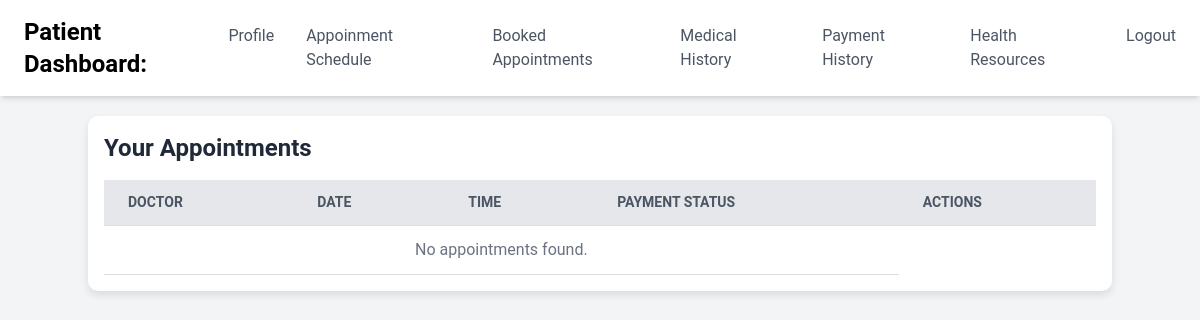
Before: /appointments/5/ (signed in) with the older database file.
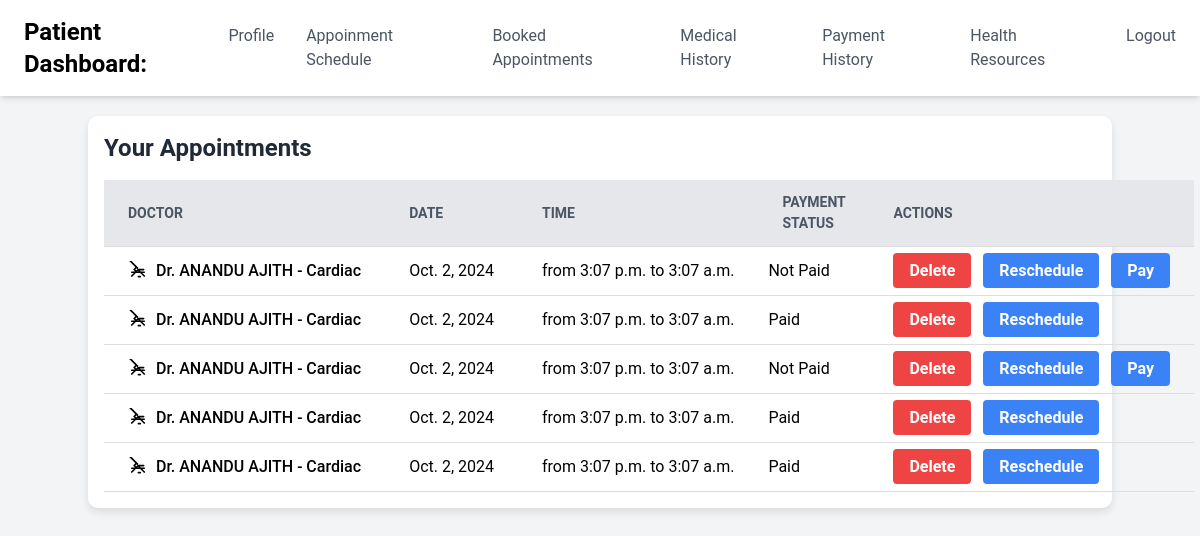
After: the same page with the newer database file.
### e_hospitalityapp/models.py (models this page shows, shortened)
class PatientAppointment(models.Model):
    patient = models.ForeignKey('PatientProfile', on_delete=models.CASCADE)
    appoinment = models.ForeignKey('Appointment', on_delete=models.CASCADE)
    is_payment_done = models.BooleanField(default=False)
    created_at = models.DateTimeField(auto_now_add=True)

class Appointment(models.Model):
    specialization = models.CharField(max_length=100)
    doctor = models.ForeignKey('DoctorProfile', on_delete=models.CASCADE)
    appointment_date = models.DateField()
    appointment_time_from = models.TimeField()
    appointment_time_to = models.TimeField()

class DoctorProfile(models.Model):
    user = models.OneToOneField(User, on_delete=models.CASCADE)
    phone = models.CharField(max_length=15)
    specialization = models.CharField(max_length=100)
    experience = models.PositiveIntegerField()  # for storing years of experience
    license_number = models.CharField(max_length=100, unique=True)
    profile_picture = models.ImageField(upload_to='profile_pictures/', blank=True, null=True)
    date_registered = models.DateTimeField(auto_now_add=True)
    is_approved = models.BooleanField(default=False)
    def __str__(self):
        return f"Dr. {self.user.first_name} {self.user.last_name} - {self.specialization}"

### e_hospitalityapp/views.py (the view)
# urls.py: path('appointments/<int:patient_id>/', views.display_appointments, name='display_appointments'),
def display_appointments(request, patient_id):
    appointments = PatientAppointment.objects.filter(patient_id=patient_id)
    patient_profile = get_object_or_404(PatientProfile, user=request.user)
    return render(request, 'display.html', {'appointments': appointments,
                                            'patient_profile': patient_profile,
                                            })

### templates/display.html (shortened to what this page needs)
{% extends 'patient_view.html' %}
{% block content %}
<div class="container mx-auto p-4">
  <h1 class="text-2xl font-bold text-gray-800 mb-4">Your Appointments</h1>
  <table class="w-full border-collapse">
    <thead>
      <tr class="bg-gray-200 text-gray-600 uppercase text-sm leading-normal">
        <th class="py-3 px-6 text-left">Doctor</th>
        <th class="py-3 px-6 text-left">Date</th>
        <th class="py-3 px-6 text-left">Time</th>
        <th class="py-3 px-6 text-left">Payment Status</th>
        <th class="py-3 px-6 text-left">Actions</th>
      </tr>
    </thead>
    <tbody>
      {% for appointment in appointments %}
      <tr class="border-b border-gray-200 hover:bg-gray-100">
        <td class="py-3 px-6 text-left whitespace-nowrap">
          <div class="flex items-center">
            <div class="mr-2">
            </div>
            <span class="font-medium">{{ appointment.appoinment.doctor }}</span>
          </div>
        </td>
        <td class="py-3 px-6 text-left whitespace-nowrap">{{ appointment.appoinment.appointment_date }}</td>
        <td class="py-3 px-6 text-left whitespace-nowrap">from {{ appointment.appoinment.appointment_time_from }} to {{ appointment.appoinment.appointment_time_to }}</td>
        <td>{% if appointment.is_payment_done %}Paid{% else %}Not Paid{% endif %}</td>
        <td class="py-3 px-6 text-left whitespace-nowrap">
          <a href="{% url 'delete_appointment' appointment.id %}" class="bg-red-500 hover:bg-red-700 text-white font-bold py-2 px-4 rounded focus:outline-none focus:shadow-outline">Delete</a>
          <a href="{% url 'reschedule_appointment' appointment.id %}" class="bg-blue-500 hover:bg-blue-700 text-white font-bold py-2 px-4 rounded focus:outline-none focus:shadow-outline ml-2">Reschedule</a>
          {% if not appointment.is_payment_done %}
          <a href="{% url 'create_stripe_payment' appointment.id %}" class="bg-blue-500 hover:bg-blue-700 text-white font-bold py-2 px-4 rounded focus:outline-none focus:shadow-outline ml-2">Pay</a>
          {% endif %}
        </td>
      </tr>
      {% empty %}
      <tr>
        <td colspan="4" class="text-center py-3 px-6 text-gray-500">No appointments found.</td>
      </tr>
      {% endfor %}
    </tbody>
  </table>
</div>
{% endblock %}

Changed rows visible on the page:
added PatientAppointment: appoinment.doctor "Dr. ANANDU AJITH - Cardiac", appoinment.appointment_date "Oct. 2, 2024", appoinment.appointment_time_from "3:07 p.m.", appoinment.appointment_time_to "3:07 a.m.", is_payment_done "Not Paid"
added PatientAppointment: appoinment.doctor "Dr. ANANDU AJITH - Cardiac", appoinment.appointment_date "Oct. 2, 2024", appoinment.appointment_time_from "3:07 p.m.", appoinment.appointment_time_to "3:07 a.m.", is_payment_done "Paid"
added PatientAppointment: appoinment.doctor "Dr. ANANDU AJITH - Cardiac", appoinment.appointment_date "Oct. 2, 2024", appoinment.appointment_time_from "3:07 p.m.", appoinment.appointment_time_to "3:07 a.m.", is_payment_done "Not Paid"
added PatientAppointment: appoinment.doctor "Dr. ANANDU AJITH - Cardiac", appoinment.appointment_date "Oct. 2, 2024", appoinment.appointment_time_from "3:07 p.m.", appoinment.appointment_time_to "3:07 a.m.", is_payment_done "Paid"
added PatientAppointment: appoinment.doctor "Dr. ANANDU AJITH - Cardiac", appoinment.appointment_date "Oct. 2, 2024", appoinment.appointment_time_from "3:07 p.m.", appoinment.appointment_time_to "3:07 a.m.", is_payment_done "Paid"
Other visible differences:
text no longer shown: "No appointments found."
